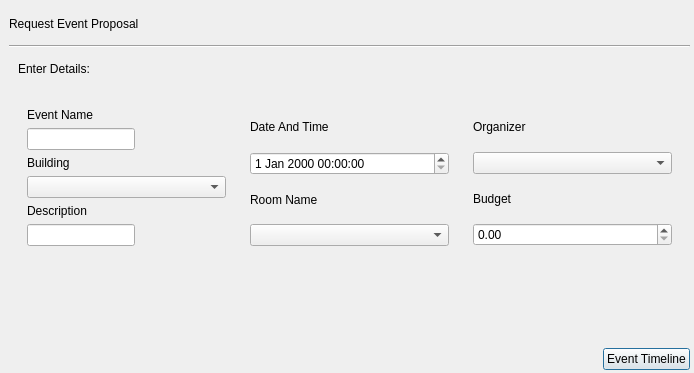
<?xml version="1.0" encoding="UTF-8"?>
<ui version="4.0">
 <class>Dialog</class>
 <widget class="QDialog" name="Dialog">
  <property name="geometry">
   <rect>
    <x>0</x>
    <y>0</y>
    <width>694</width>
    <height>373</height>
   </rect>
  </property>
  <property name="windowTitle">
   <string>Dialog</string>
  </property>
  <widget class="QWidget" name="verticalLayoutWidget">
   <property name="geometry">
    <rect>
     <x>9</x>
     <y>9</y>
     <width>681</width>
     <height>361</height>
    </rect>
   </property>
   <layout class="QVBoxLayout" name="verticalLayout">
    <item>
     <widget class="QLabel" name="label">
      <property name="maximumSize">
       <size>
        <width>680</width>
        <height>30</height>
       </size>
      </property>
      <property name="text">
       <string>Request Event Proposal</string>
      </property>
     </widget>
    </item>
    <item>
     <widget class="Line" name="line">
      <property name="orientation">
       <enum>Qt::Horizontal</enum>
      </property>
     </widget>
    </item>
    <item>
     <widget class="QFrame" name="frame">
      <property name="sizePolicy">
       <sizepolicy hsizetype="Expanding" vsizetype="Preferred">
        <horstretch>0</horstretch>
        <verstretch>0</verstretch>
       </sizepolicy>
      </property>
      <property name="maximumSize">
       <size>
        <width>680</width>
        <height>30</height>
       </size>
      </property>
      <layout class="QHBoxLayout" name="horizontalLayout">
       <item alignment="Qt::AlignTop">
        <widget class="QLabel" name="label_2">
         <property name="text">
          <string>Enter Details:</string>
         </property>
        </widget>
       </item>
      </layout>
     </widget>
    </item>
    <item alignment="Qt::AlignTop">
     <widget class="QWidget" name="widget" native="true">
      <layout class="QHBoxLayout" name="horizontalLayout_4">
       <item>
        <widget class="QWidget" name="widget_2" native="true">
         <layout class="QVBoxLayout" name="verticalLayout_2">
          <item>
           <widget class="QLabel" name="label_3">
            <property name="text">
             <string>Event Name</string>
            </property>
           </widget>
          </item>
          <item alignment="Qt::AlignLeft|Qt::AlignBottom">
           <widget class="QLineEdit" name="lineEdit"/>
          </item>
          <item>
           <widget class="QLabel" name="label_8">
            <property name="text">
             <string>Building</string>
            </property>
           </widget>
          </item>
          <item>
           <widget class="QComboBox" name="comboBox"/>
          </item>
          <item>
           <widget class="QLabel" name="label_9">
            <property name="text">
             <string>Description</string>
            </property>
           </widget>
          </item>
          <item alignment="Qt::AlignLeft">
           <widget class="QLineEdit" name="lineEdit_2"/>
          </item>
         </layout>
        </widget>
       </item>
       <item>
        <widget class="QWidget" name="widget_3" native="true">
         <layout class="QVBoxLayout" name="verticalLayout_3">
          <item>
           <widget class="QLabel" name="label_6">
            <property name="text">
             <string>Date And Time</string>
            </property>
           </widget>
          </item>
          <item>
           <widget class="QDateTimeEdit" name="dateTimeEdit"/>
          </item>
          <item>
           <widget class="QLabel" name="label_10">
            <property name="text">
             <string>Room Name</string>
            </property>
           </widget>
          </item>
          <item>
           <widget class="QComboBox" name="comboBox_3"/>
          </item>
         </layout>
        </widget>
       </item>
       <item>
        <widget class="QWidget" name="widget_4" native="true">
         <layout class="QVBoxLayout" name="verticalLayout_4">
          <item>
           <widget class="QLabel" name="label_7">
            <property name="text">
             <string>Organizer</string>
            </property>
           </widget>
          </item>
          <item>
           <widget class="QComboBox" name="comboBox_2"/>
          </item>
          <item>
           <widget class="QLabel" name="label_11">
            <property name="text">
             <string>Budget</string>
            </property>
           </widget>
          </item>
          <item>
           <widget class="QDoubleSpinBox" name="doubleSpinBox"/>
          </item>
         </layout>
        </widget>
       </item>
      </layout>
     </widget>
    </item>
    <item alignment="Qt::AlignRight">
     <widget class="QPushButton" name="pushButton">
      <property name="text">
       <string>Event Timeline</string>
      </property>
     </widget>
    </item>
   </layout>
  </widget>
 </widget>
 <resources/>
 <connections/>
</ui>
